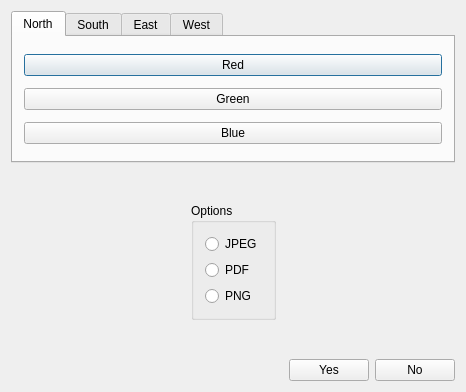
<?xml version="1.0" encoding="UTF-8"?>
<ui version="4.0">
 <class>Dialog</class>
 <widget class="QDialog" name="Dialog">
  <property name="geometry">
   <rect>
    <x>0</x>
    <y>0</y>
    <width>466</width>
    <height>392</height>
   </rect>
  </property>
  <property name="windowTitle">
   <string>Dialog</string>
  </property>
  <layout class="QVBoxLayout" name="verticalLayout_3">
   <item>
    <widget class="QTabWidget" name="tabWidget">
     <property name="currentIndex">
      <number>0</number>
     </property>
     <widget class="QWidget" name="tab">
      <attribute name="title">
       <string>North</string>
      </attribute>
      <layout class="QVBoxLayout" name="verticalLayout">
       <item>
        <widget class="QPushButton" name="pushButton">
         <property name="text">
          <string>Red</string>
         </property>
        </widget>
       </item>
       <item>
        <widget class="QPushButton" name="pushButton_2">
         <property name="text">
          <string>Green</string>
         </property>
        </widget>
       </item>
       <item>
        <widget class="QPushButton" name="pushButton_3">
         <property name="text">
          <string>Blue</string>
         </property>
        </widget>
       </item>
      </layout>
     </widget>
     <widget class="QWidget" name="tab_2">
      <attribute name="title">
       <string>South</string>
      </attribute>
      <layout class="QHBoxLayout" name="horizontalLayout">
       <item>
        <widget class="QDial" name="dial"/>
       </item>
       <item>
        <widget class="QDial" name="dial_2"/>
       </item>
       <item>
        <widget class="QDial" name="dial_3"/>
       </item>
       <item>
        <widget class="QDial" name="dial_4"/>
       </item>
      </layout>
     </widget>
     <widget class="QWidget" name="tab_3">
      <attribute name="title">
       <string>East</string>
      </attribute>
      <layout class="QFormLayout" name="formLayout">
       <item row="0" column="0">
        <widget class="QPushButton" name="pushButton_4">
         <property name="text">
          <string>Hours</string>
         </property>
        </widget>
       </item>
       <item row="0" column="1">
        <widget class="QLineEdit" name="lineEdit"/>
       </item>
       <item row="1" column="0">
        <widget class="QPushButton" name="pushButton_5">
         <property name="text">
          <string>Minutes</string>
         </property>
        </widget>
       </item>
       <item row="1" column="1">
        <widget class="QLineEdit" name="lineEdit_2"/>
       </item>
       <item row="2" column="0">
        <widget class="QPushButton" name="pushButton_6">
         <property name="text">
          <string>Seconds</string>
         </property>
        </widget>
       </item>
       <item row="2" column="1">
        <widget class="QLineEdit" name="lineEdit_3"/>
       </item>
      </layout>
     </widget>
     <widget class="QWidget" name="tab_4">
      <attribute name="title">
       <string>West</string>
      </attribute>
      <layout class="QGridLayout" name="gridLayout">
       <item row="0" column="0">
        <widget class="QToolButton" name="toolButton">
         <property name="text">
          <string>...</string>
         </property>
        </widget>
       </item>
       <item row="0" column="1">
        <widget class="QToolButton" name="toolButton_2">
         <property name="text">
          <string>...</string>
         </property>
        </widget>
       </item>
       <item row="0" column="2">
        <widget class="QToolButton" name="toolButton_3">
         <property name="text">
          <string>...</string>
         </property>
        </widget>
       </item>
       <item row="1" column="0">
        <widget class="QToolButton" name="toolButton_4">
         <property name="text">
          <string>...</string>
         </property>
        </widget>
       </item>
       <item row="1" column="1">
        <widget class="QToolButton" name="toolButton_5">
         <property name="text">
          <string>...</string>
         </property>
        </widget>
       </item>
       <item row="1" column="2">
        <widget class="QToolButton" name="toolButton_6">
         <property name="text">
          <string>...</string>
         </property>
        </widget>
       </item>
       <item row="2" column="0">
        <widget class="QToolButton" name="toolButton_7">
         <property name="text">
          <string>...</string>
         </property>
        </widget>
       </item>
       <item row="2" column="1">
        <widget class="QToolButton" name="toolButton_8">
         <property name="text">
          <string>...</string>
         </property>
        </widget>
       </item>
       <item row="2" column="2">
        <widget class="QToolButton" name="toolButton_9">
         <property name="text">
          <string>...</string>
         </property>
        </widget>
       </item>
      </layout>
     </widget>
    </widget>
   </item>
   <item>
    <spacer name="verticalSpacer">
     <property name="orientation">
      <enum>Qt::Vertical</enum>
     </property>
     <property name="sizeHint" stdset="0">
      <size>
       <width>20</width>
       <height>29</height>
      </size>
     </property>
    </spacer>
   </item>
   <item>
    <layout class="QHBoxLayout" name="horizontalLayout_2">
     <item>
      <spacer name="horizontalSpacer">
       <property name="orientation">
        <enum>Qt::Horizontal</enum>
       </property>
       <property name="sizeHint" stdset="0">
        <size>
         <width>40</width>
         <height>20</height>
        </size>
       </property>
      </spacer>
     </item>
     <item>
      <widget class="QGroupBox" name="groupBox">
       <property name="title">
        <string>Options</string>
       </property>
       <layout class="QVBoxLayout" name="verticalLayout_2">
        <item>
         <widget class="QRadioButton" name="radioButton">
          <property name="text">
           <string>JPEG</string>
          </property>
         </widget>
        </item>
        <item>
         <widget class="QRadioButton" name="radioButton_3">
          <property name="text">
           <string>PDF</string>
          </property>
         </widget>
        </item>
        <item>
         <widget class="QRadioButton" name="radioButton_2">
          <property name="text">
           <string>PNG</string>
          </property>
         </widget>
        </item>
       </layout>
      </widget>
     </item>
     <item>
      <spacer name="horizontalSpacer_2">
       <property name="orientation">
        <enum>Qt::Horizontal</enum>
       </property>
       <property name="sizeHint" stdset="0">
        <size>
         <width>40</width>
         <height>20</height>
        </size>
       </property>
      </spacer>
     </item>
    </layout>
   </item>
   <item>
    <spacer name="verticalSpacer_2">
     <property name="orientation">
      <enum>Qt::Vertical</enum>
     </property>
     <property name="sizeHint" stdset="0">
      <size>
       <width>20</width>
       <height>29</height>
      </size>
     </property>
    </spacer>
   </item>
   <item>
    <layout class="QHBoxLayout" name="horizontalLayout_3">
     <item>
      <spacer name="horizontalSpacer_3">
       <property name="orientation">
        <enum>Qt::Horizontal</enum>
       </property>
       <property name="sizeHint" stdset="0">
        <size>
         <width>40</width>
         <height>20</height>
        </size>
       </property>
      </spacer>
     </item>
     <item>
      <widget class="QPushButton" name="pushButton_7">
       <property name="text">
        <string>Yes</string>
       </property>
      </widget>
     </item>
     <item>
      <widget class="QPushButton" name="pushButton_8">
       <property name="text">
        <string>No</string>
       </property>
      </widget>
     </item>
    </layout>
   </item>
  </layout>
 </widget>
 <layoutdefault spacing="6" margin="11"/>
 <resources/>
 <connections/>
</ui>
